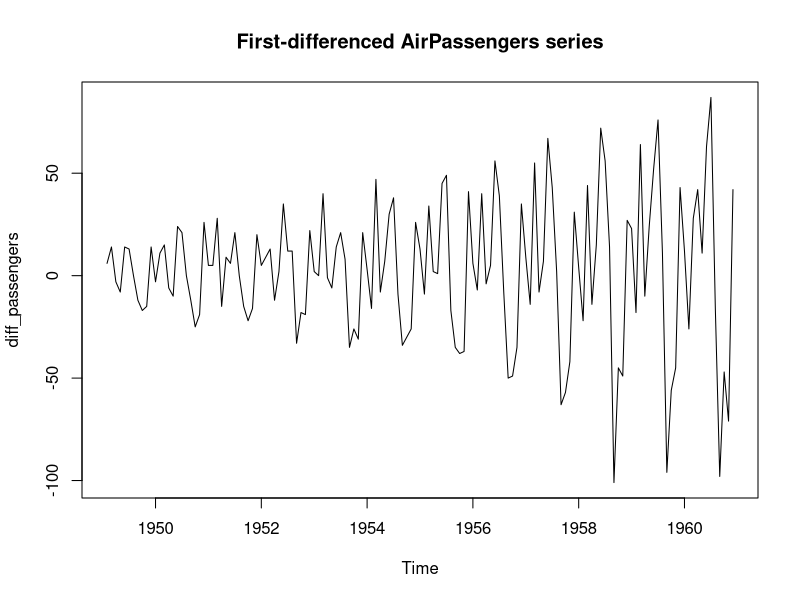

R code for this plot:
# Practical 16: Auto-Regressive Model (AR1) & (AR2)
# Aim: To fit first- and second-order autoregressive models to the
# (differenced, trend-removed) series, compare them by AIC, and forecast
# forward.
# Dataset: AirPassengers, first-differenced to remove the trend.

data("AirPassengers")

diff_passengers = diff(AirPassengers)
plot(diff_passengers, main="First-differenced AirPassengers series")

air1_model = arima(diff_passengers, order=c(1,0,0))   # AR(1)
air2_model = arima(diff_passengers, order=c(2,0,0))   # AR(2)
air1_model; air2_model
AIC(air1_model, air2_model)

forecast_air1 = predict(air1_model, n.ahead=12)
forecast_air2 = predict(air2_model, n.ahead=12)
